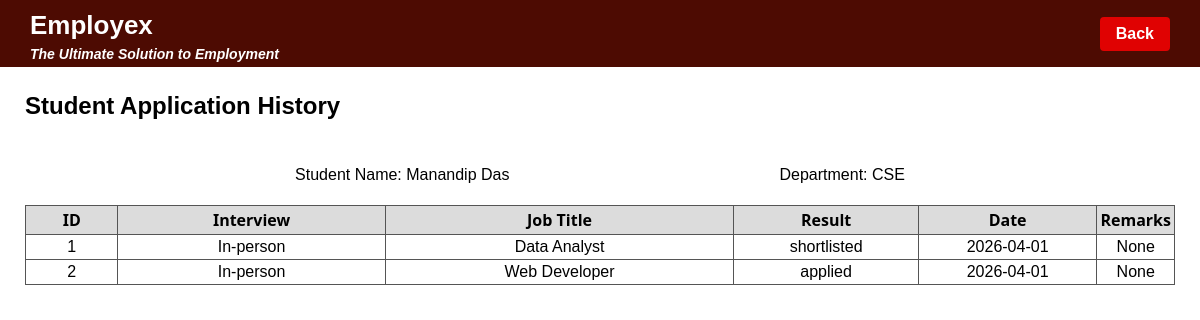
Screenshot of /student-history (signed in) with the database file from the repository.
### application/models.py (models this page shows)
class Student(db.Model):
    id = db.Column(db.Integer, primary_key=True, autoincrement=True)
    username = db.Column(db.String(100), unique=True, nullable=False)
    password = db.Column(db.String(100), nullable=False)
    name = db.Column(db.String(100), nullable=False)
    dob = db.Column(db.Date, nullable=False)
    department = db.Column(db.String(100))
    status = db.Column(db.String(100), nullable=False) # approved, blacklisted

class Student_Applications(db.Model):
    id = db.Column(db.Integer, primary_key=True, autoincrement=True)
    drive = db.Column(db.Integer, db.ForeignKey(Drive.id), nullable=False)
    company = db.Column(db.Integer, db.ForeignKey(Drive.comapny), nullable=False)
    student = db.Column(db.Integer, db.ForeignKey(Student.id), nullable=False)
    date = db.Column(db.Date, nullable=False)
    interview_type = db.Column(db.String(100), nullable=False)
    remarks = db.Column(db.String(100), nullable=False)
    status = db.Column(db.String(100), nullable=False) # applied, shortlisted, waiting, rejected

class Drive(db.Model):
    id = db.Column(db.Integer, primary_key=True, autoincrement=True)
    comapny = db.Column(db.Integer, db.ForeignKey(Company.id), nullable=False)
    name = db.Column(db.String(100), nullable=False)
    job_title = db.Column(db.String(100), nullable=False)
    job_description = db.Column(db.String(100), nullable=True)
    salary = db.Column(db.Integer, nullable=False)
    location = db.Column(db.String(100))
    eligibility_criteria = db.Column(db.String(500), nullable=False)
    deadline = db.Column(db.Date, nullable=False)
    status = db.Column(db.String(100), nullable=False) # ongoing, completed, cancelled

### application/controllers.py (the view)
@app.route("/student-history", methods=['GET', 'POST'])
def student_history():
    id = session['user_id']
    user = Student.query.filter_by(id=id).first()
    stud_app = db.session.query(Student_Applications, Drive).join(Drive, Drive.id == Student_Applications.drive).filter(Student_Applications.student == user.id).all()
    return render_template("student_history.html", stud=user, stud_app=stud_app)

### templates/student_history.html (shortened to what this page needs)
<!DOCTYPE html>
<html lang="en">
<head>
    <link rel="stylesheet" href="/static/style.css">
</head>
<body>
    <div class="top-border">
        <div>
            <h1>Employex</h1>
            <h4>The Ultimate Solution to Employment</h4>
        </div>
        <div class="btn-group">
            <a href="/student-dashboard" class="btn" style="border: none; color: white; background-color: rgb(224, 2, 2);">Back</a>
        </div>
    </div>
    <div style="padding: 5px 25px; align-items: center; justify-content: space-between; display: flex;">
        <h2>Student Application History</h2>
    </div>
    <div style="padding: 5px 25px; align-items: center; justify-content: space-evenly; display: flex;">
        <p>Student Name: {{ stud.name }}</p>
        <p>Department: {{ stud.department }}</p>
    </div>
    <div>
        <div id="table" style="padding: 0px 25px">
        <table class="table">
            <tr style="font-family: system-ui;">
                <th scope="col" style="width: 100px; text-align: center;">ID</th>
                <th scope="col" style="width: 300px; text-align: center;">Interview</th>
                <th scope="col" style="width: 400px; text-align: center;">Job Title</th>
                <th scope="col" style="width: 200px; text-align: center;">Result</th>
                <th scope="col" style="width: 200px; text-align: center;">Date</th>
                <th scope="col" style="text-align: center;">Remarks</th>
            </tr>
            {% if stud_app %}
                {% for app, drive in stud_app %}
                <tr>
                    <td style="text-align: center;">{{ drive.id }}</td>
                    <td style="text-align: center;">In-person</td>
                    <td style="text-align: center;">{{ drive.job_title }}</td>
                    <td style="text-align: center;">{{ app.status }}</td>
                    <td style="text-align: center;">{{ app.date }}</td>
                    <td style="text-align: center;">None</td>
                </tr>
                {% endfor %}
            {% else %}
                <tr>
                    <td colspan="6" style="text-align:center; font-style:italic;">
                        No applications found.
                    </td>
                </tr>
            {% endif %}
        </table>
    </div>
</body>
</html>

### static/style.css (style rules this page uses)
body { margin: 0; font-family: Arial, sans-serif; }
.btn-group { display: flex; gap: 10px; }
.btn { padding: 8px 16px; text-decoration: none; border: 2px solid; background-color: #af8523; color: black; font-size: 16px; font-weight: bold; cursor: pointer; border-radius: 4px; }
table { width: 100%; border-collapse: collapse; background: #fff; }
th { border: 1px solid #555; padding: 3px; background: #dcdcdc; text-align: left; }
td { border: 1px solid #555; padding: 3px; }
.top-border { background-color: #4d0b02; padding: 5px 30px; display: flex; align-items: center; justify-content: space-between; }
.top-border h1 { margin: 5px 0; font-size: 26px; font-weight: bold; color: #ffffff; }
.top-border h4 { margin: 0; font-size: 14px; font-style: italic; color: #ffffff; }

### rows the page displays
Student: name "Manandip Das", department "CSE"
Student_Applications: id "1", job_title "Data Analyst", status "shortlisted", date "2026-04-01"
Student_Applications: id "2", job_title "Web Developer", status "applied", date "2026-04-01"
